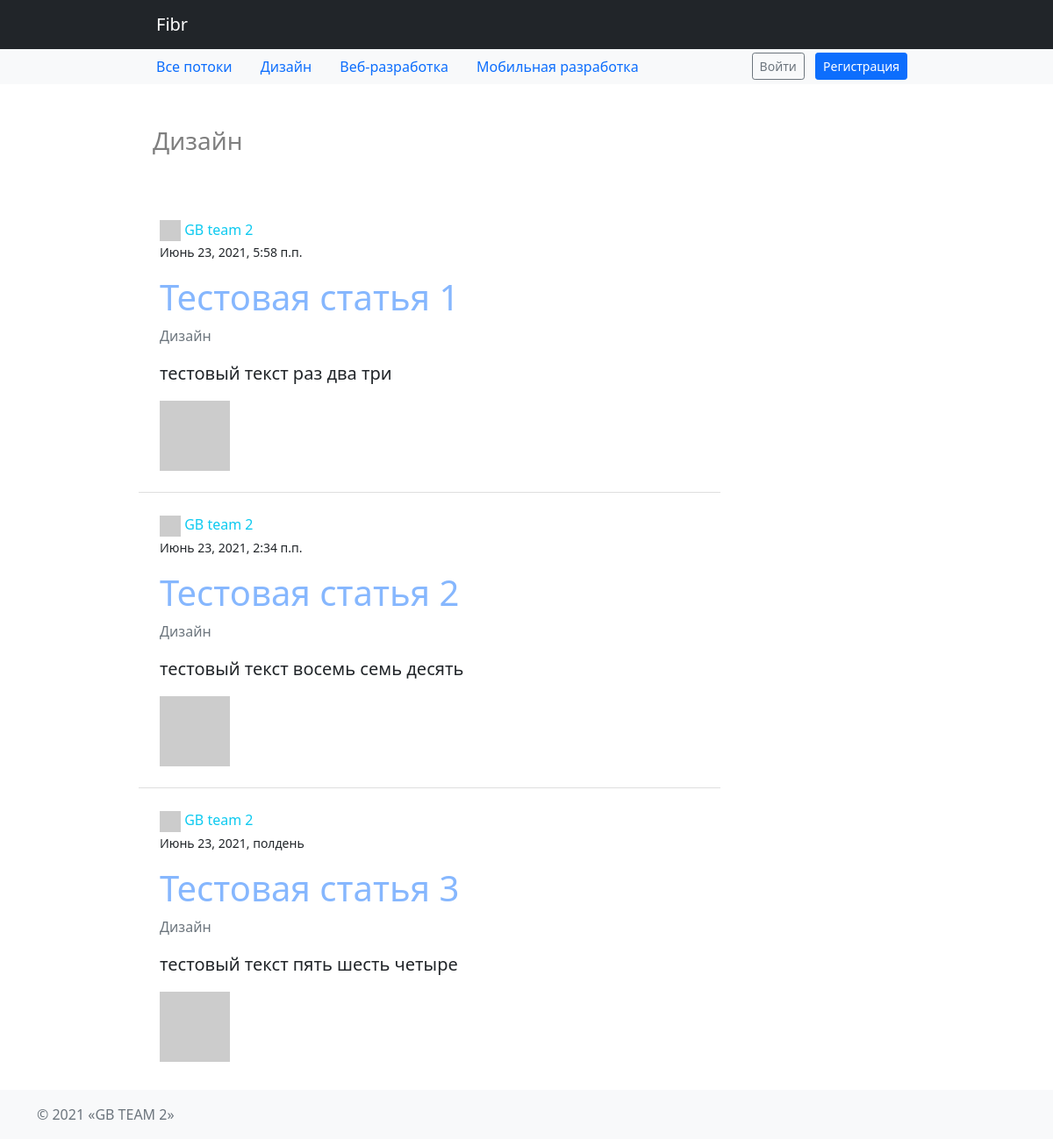
Page /hub/43/ on the committed database.
### hub/models.py (models this page shows, shortened)
class Topic(models.Model):
    name = models.CharField(max_length=64)
    short_description = models.TextField(blank=True)
    class Meta:
        verbose_name = 'Тематика'
        verbose_name_plural = 'Тематики'

### article/models.py (models this page shows, shortened)
class Article(models.Model):
    user = models.ForeignKey(User, on_delete=models.CASCADE)
    topic = models.ForeignKey(Topic, on_delete=models.CASCADE)
    title = models.CharField(max_length=64, unique=True)
    content = models.TextField(blank=True)
    image = models.ImageField(upload_to='article_images', blank=True)
    created_at = models.DateTimeField(auto_now_add=True)
    updated_at = models.DateTimeField(auto_now=True)
    class Meta:
        verbose_name = 'Статья'
        verbose_name_plural = 'Статьи'

### hub/views.py (the view)
# urls.py: path('<int:pk>/', hub.TopicView.as_view(), name='topic')
class TopicView(DetailView):
    model = Topic
    template_name = 'hub/hub.html'
    def get_context_data(self, **kwargs):
        context = super().get_context_data(**kwargs)
        context['articles'] = Article.objects.filter(topic=self.kwargs.get('pk'))
        return context

### context_processor.py (called while the page is built)
def topic_list(request):
    return {"topic_list": Topic.objects.all()}

### hub/templates/hub/hub.html (shortened to what this page needs)
{% extends 'hub/base.html' %}
{% load static %}
{% block content %}
    <section>
        <div class="container w-75 p-2">
            <ul class="list-group list-group-flush w-75">
                {% for article in articles %}
                <li class="list-group-item p-4">
                    <div class="row">
                        <header class="accordion-header">
                            <a href="user" class="text-info" title="Автор публикации" style="text-decoration: none;">
                                <img src="http://placehold.it/30X30" width="24" height="24" class="img-fluid">
                                <span class="text">GB team 2</span>
                            </a>
                            <p class="timelist"><small> {{ article.created_at }}</small></p>
                        </header>
                        <div class="col-sm-12">
                            <a href="{% url 'article:article' article.pk %}" class="card-title text-decoration-none" style="color: #86b7fe; cursor: pointer"><h1 class="text">
                                {{ article.title }}
                            </h1></a>
                            <p class="text-muted"> {{ object.name }}</p>
                            <p class="text lead">{{ article.content }}</p>
                            <div class="col-sm-4"><a href="#" class=""><img src="http://placehold.it/780X220"
                                                                            class="img-responsive"></a>
                            </div>
                        </div>
                    </div>
                </li>
                {% endfor %}
            </ul>
        </div>
    </section>
{% endblock %}

### hub/templates/hub/base.html (shortened to what this page needs)
{% load static %}
<!DOCTYPE html>
<html lang="en">
<head>
    <link href="{% static 'css/header.css' %}" rel="stylesheet"/>
</head>
<body>
{% include 'mainapp/includes/inc_nav_menu.html' %}
<div class="h3 pt-5 px-lg-3 pb-4 text-black-50">
    <div class="container w-75">
        <h3 class="h3"> {{ object.name }} </h3>
    </div>
</div>
{% block content %} {% endblock %}
<footer class="footer mt-auto py-3 bg-light">
    <div class="container">
        <span class="text-muted">© 2021 «GB TEAM 2»</span>
    </div>
</footer>
</body>
</html>

### mainapp/templates/mainapp/includes/inc_nav_menu.html (shortened to what this page needs)
<nav class="navbar navbar-expand-lg navbar-dark bg-dark">
    <div class="container w-75">
        <a class="navbar-brand px-lg-3" href="/">Fibr</a>
    </div>
</nav>
<nav id="navbar_top" class="navbar-expand-md navbar-light bg-light">
    <div class="container d-flex justify-content-between w-75">
        <ul class="nav justify-content-center">
            <li class="nav-item">
                <a class="nav-link" href="/">Все потоки</a>
            </li>
            {% for topic in topic_list %}
            <li class="nav-item">
                <a class="nav-link" href="{% url 'hub:topic' topic.pk %}">
                    {{ topic.name }}
                </a>
            </li>
            {% endfor %}
        </ul>
        <ul class="nav">
            <li class="nav-item">
                <div class="d-grid gap-2 d-md-block mt-1">
                    {% if user.is_authenticated %}
                        <button class="btn btn-outline-secondary btn-sm my-0 m-1" type="button" onclick="location.href='{% url 'auth:logout' %}'">
                                Выйти
                        </button>
                    {% else %}
                        <button class="btn btn-outline-secondary btn-sm my-0 m-1" type="button" onclick="location.href='{% url 'auth:login' %}'">
                                Войти
                        </button>
                    {% endif %}
                    <button class="btn btn-primary btn-sm my-0 m-1 " type="button" onclick="location.href='{% url 'auth:register' %}'">Регистрация</button>
                </div>
            </li>
        </ul>
    </div>
</nav>

### rows in the picture
Topic: name "Дизайн"
Topic: name "Веб-разработка"
Topic: name "Мобильная разработка"
Article: created_at "Июнь 23, 2021, 5:58 п.п.", title "Тестовая статья 1", content "тестовый текст раз два три"
Article: created_at "Июнь 23, 2021, 2:34 п.п.", title "Тестовая статья 2", content "тестовый текст восемь семь десять"
Article: created_at "Июнь 23, 2021, полдень", title "Тестовая статья 3", content "тестовый текст пять шесть четыре"
